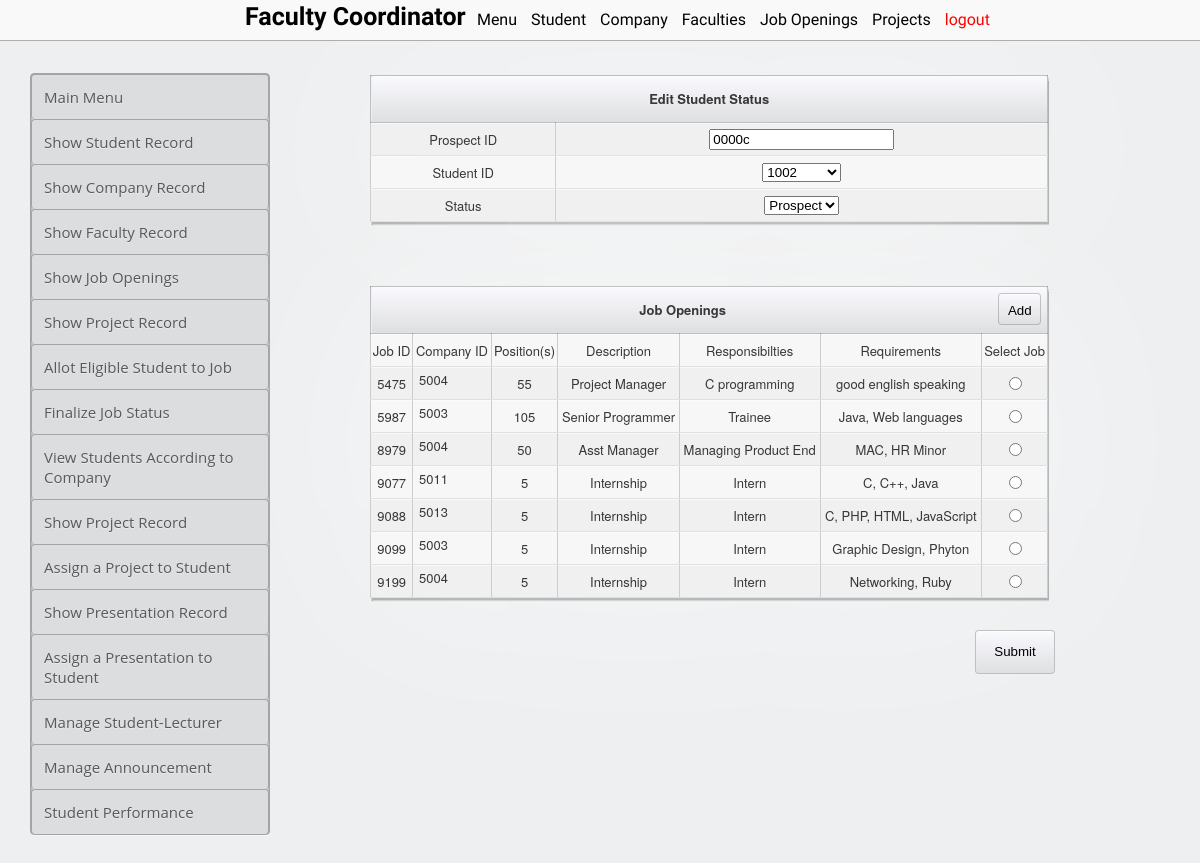
Screenshot of /coordinator/status_add.php with the database file from the repository.
### tables this page shows
CREATE TABLE `job_db` (
  `job_id` varchar(14) NOT NULL DEFAULT '',
  `company_id` varchar(14) DEFAULT NULL,
  `position` varchar(10) DEFAULT NULL,
  `description` varchar(64) DEFAULT NULL,
  `responsibilities` varchar(50) DEFAULT NULL,
  `requirements` varchar(50) DEFAULT NULL
);

### coordinator/status_add.php (the view, shortened to what this page needs)
<?php
echo "
<!DOCTYPE html>
<html lang='en'>
<head>
    <link href='style_admin.css' rel='stylesheet'>
    <link href='table.css' rel='stylesheet'>
</head>
<body>
    <nav id='nav'>
        <ul style='list-style: none; display: inline'>
            <div id='logo'>
                <b>Faculty Coordinator</b>
            </div>
            <li><a href='coordinator.php'>Menu</a></li>
            <li><a href='show_student.php'>Student </a></li>
            <li><a href='show_company.php'>Company</a></li>
            <li><a href='show_faculty.php'>Faculties</a></li>
            <li><a href='job_opening_show.php'>Job Openings</a></li>
            <li><a href='project_show.php'>Projects</a></li>
            <li align='right' ><a href='../logout.php' style='color:red;'>logout</a></li>
        </ul>
    </nav>
    <div id='main'>
        <div id='left'>
            <div id='sidebar'>
                <div class='menu'>
                    <a href='coordinator.php'>
                        <div class='menu menu-item' id='student_tc'>
                            Main Menu
                        </div>
                    </a>
                    <a href='show_student.php'>
                        <div class='menu menu-item' id='student_tc'>
                            Show Student Record
                        </div>
                    </a>
                    <a href='show_company.php'>
                        <div class='menu menu-item' id='company_tc'>
                            Show Company Record
                        </div>
                    </a>
                    <a href='show_faculty.php'>
                        <div class='menu menu-item' id='faculty_tc'>
                            Show Faculty Record
                        </div>
                    </a>
                    <a href='job_opening_show.php'>
                        <div class='menu menu-item' id='company_tc'>
                            Show Job Openings
                        </div>
                    </a>
                    <a href='project_show.php'>
                        <div class='menu menu-item' id='faculty_tc'>
                            Show Project Record
                        </div>
                    </a>
                    <a href='prospect_status_edit.php'>
                        <div class='menu menu-item' id='faculty_tc'>
                            Allot Eligible Student to Job
                        </div>
                    </a>
                    <a href='company_response_status.php' >
                        <div class='menu menu-item' id='faculty_tc'>
                            Finalize Job Status
                        </div>
                    </a>
                    <a href='company_student_selected.php' >
                        <div class='menu menu-item' id='faculty_tc'>
                            View Students According to Company
                        </div>
                    </a>
                    <a href='project_show.php'>
                        <div class='menu menu-item' id='faculty_tc'>
                            Show Project Record
                        </div>
                    </a>
                    <a href='project_allot.php'>
                        <div class='menu menu-item' id='faculty_tc'>
                            Assign a Project to Student
                        </div>
                    </a>
                    <a href='presentation_show.php'>
                        <div class='menu menu-item' id='faculty_tc'>
                            Show Presentation Record
                        </div>
                    </a>
                    <a href='presentation_allot.php'>
                        <div class='menu menu-item' id='faculty_tc'>
                            Assign a Presentation to Student
                        </div>
                    </a>
                    <a href='fsvsupervisor_student_selected.php'>
                        <div class='menu menu-item' id='student_tc'>
                            Manage Student-Lecturer
                        </div>
                    </a>
                    <a href='announcement.php'>
                        <div class='menu menu-item' id='faculty_tc'>
                            Manage Announcement
                        </div>
                    </a>
                    <a href='marks.php'>
                        <div class='menu menu-item' id='faculty_tc'>
                            Student Performance
                        </div>
                    </a>
                </div>
            </div>
        </div>
    </div>
        <div id='right'>
            <form action='' method='GET' accept-charset='utf-8'>
                <div class='table_container'>
                    <div class='sub-table-container'>
                        <table class='tc'>
                            <thead>
                                <tr>
                                    <th class='tpl-bar-breadcrumbs' colspan='3'>Edit Student Status</th>
                                </tr>
                            </thead>
                            <tbody>
                                <tr class='row'>
                                    <td class='item alter'>Prospect ID</td>";
                                    $c=uniqid();
                                    $code=substr($c, -5);
                                    echo "<td class='item alter'><input name='prospect_id' placeholder='$code' type='text' value='$code' readonly></td>
                                </tr>
                                <tr class='row'>
                                    <td class='item'>Student ID</td>
                                    <td class='item'><select name='student_id' >";
                                        require "../connection.php";
                                        $str1='select * from student_details';
                                        $result1=mysqli_query($con, $str1);
                                        while ($row1=mysqli_fetch_array($result1)) {
                                            echo "<option value=".$row1[0].">".$row1[0]."</option>";
                                        }
                                        echo "</select></td>
                                    </tr>
                                    <tr class='row'>
                                        <td class='item alter'>Status</td>";
                                        echo "<td class='item alter'>
                                        <select name='status'>
                                            <option value='prospect' selected >Prospect</option>
                                            <option value='allotted' >Allotted</option>
                                        </select></td>
                                    </tr>
                                </tbody>
                            </table>
                        </div>
                    </div>
                    <div class='table_container'>
                        <div class='sub-table-container' >
                            <table class='tc' >
                                <thead>
                                    <tr>
                                        <th class='tpl-bar-breadcrumbs' colspan='7'>Job Openings
                                            <a href='job_opening_add.php' title='Add a Job Opening to record'><button class='edit-button' style='visibility:visible;width: 43px;height: 32px;line-height: 32px;margin: 5px;'>Add</button></a></th>
                                        </tr>
                                    </thead>
                                    <tbody>
                                        <tr class='row'>
                                            <td class='item'>Job ID</td>
                                            <td class='item'>Company ID</td>
                                            <td class='item'>Position(s)</td>
                                            <td class='item'>Description</td>
                                            <td class='item'>Responsibilties</td>
                                            <td class='item'>Requirements</td>
                                            <td class='item'>Select Job</td>
                                        </tr>";
                                        require "../connection.php";
                                        $str="select * from job_db;";
                                        $result=mysqli_query($con, $str);
                                        $x=1;
                                        while($row=mysqli_fetch_array($result)) {
                                            if($x==1) {
                                                $x=0;
                                                echo "<tr   class='row'>
                                                <td class='item alter'>$row[0]</td>
                                                <td class='item alter'>$row[1]<a href='job_opening_edit.php?job_id=$row[0]'><button class='edit-button' >Edit</button></a></td>
                                                <td class='item alter'>$row[2]</td>
                                                <td class='item alter'>$row[3]</td>
                                                <td class='item alter'>$row[4]</td>
                                                <td class='item alter'>$row[5]</td>
                                                <td onclick='z(this)' class='item alter'><input name='job_id' value='$row[0]' type='radio'></td>
                                            </tr>";
                                        }
                                        else {
                                            $x=1;
                                            echo "<tr   class='row'>
                                            <td class='item'>$row[0]</td>
                                            <td class='item'>$row[1]<a href='job_opening_edit.php?job_id=$row[0]'><button class='edit-button' >Edit</button></a></td>
                                            <td class='item'>$row[2]</td>
                                            <td class='item'>$row[3]</td>
                                            <td class='item'>$row[4]</td>
                                            <td class='item'>$row[5]</td>
                                            <td onclick='z(this)' class='item'><input name='job_id' value='$row[0]' type='radio'></td>
                                        </tr>";
                                    }
                                }
                                echo "
                            </tbody>
                        </table>
                    </div>
                </div>
                <div style='padding-left:75%;'>
                    <input type='submit' name='submit' value='Submit' class='edit-button' style='float:left;line-height:40px;width:80px;'>
                </div>
            </form>
        </div>
    </div></body>
    </html>";
    ?>

### style_admin.css (style rules this page uses)
body, html { margin: 0px auto; width: 100%; }
#nav { position: fixed; height: 40px; width: 100%; font-family: "open sans light", "Helvetica Neue", Helvetica, arial, sans-serif; background: #F9F9F9; border-bottom: 1px solid #ADADAD; text-align: center; }
li { display: inline-block; padding-left: 5px; padding-right: 5px; padding-top: 10px; padding-bottom: 10px; }
a { color: black; text-decoration: none; }
#nav li { text-decoration: none; color: #000000; }
#nav ul { margin-top: 0px; }
#logo { display: inline; font-size: 25px; text-align: left; }
#main { padding-top: 43px; width: '100%'; margin: 0 auto; }
#left { float: left; width: 25%; }
#right { float: right; width: 75%; }
#nav { z-index:50; }
#main { z-index: 5; }

### coordinator/status_add.php (style rules this page uses)
body { font-family: 'open sans', 'Helvetica Neue', Helvetica, arial, sans-serif; background: #EDEFF0; }

### rows the page displays
job_db: job_id "5475", company "5004", position "55", description "Project Manager", responsibilities "C programming", requirements "good english speaking"
job_db: job_id "5987", company "5003", position "105", description "Senior Programmer", responsibilities "Trainee", requirements "Java, Web languages"
job_db: job_id "8979", company "5004", position "50", description "Asst Manager", responsibilities "Managing Product End", requirements "MAC, HR Minor"
job_db: job_id "9077", company "5011", position "5", description "Internship", responsibilities "Intern", requirements "C, C++, Java"
job_db: job_id "9088", company "5013", position "5", description "Internship", responsibilities "Intern", requirements "C, PHP, HTML, JavaScript"
job_db: job_id "9099", company "5003", position "5", description "Internship", responsibilities "Intern", requirements "Graphic Design, Phyton"
job_db: job_id "9199", company "5004", position "5", description "Internship", responsibilities "Intern", requirements "Networking, Ruby"

### other values shown
form field student_id "1002"
